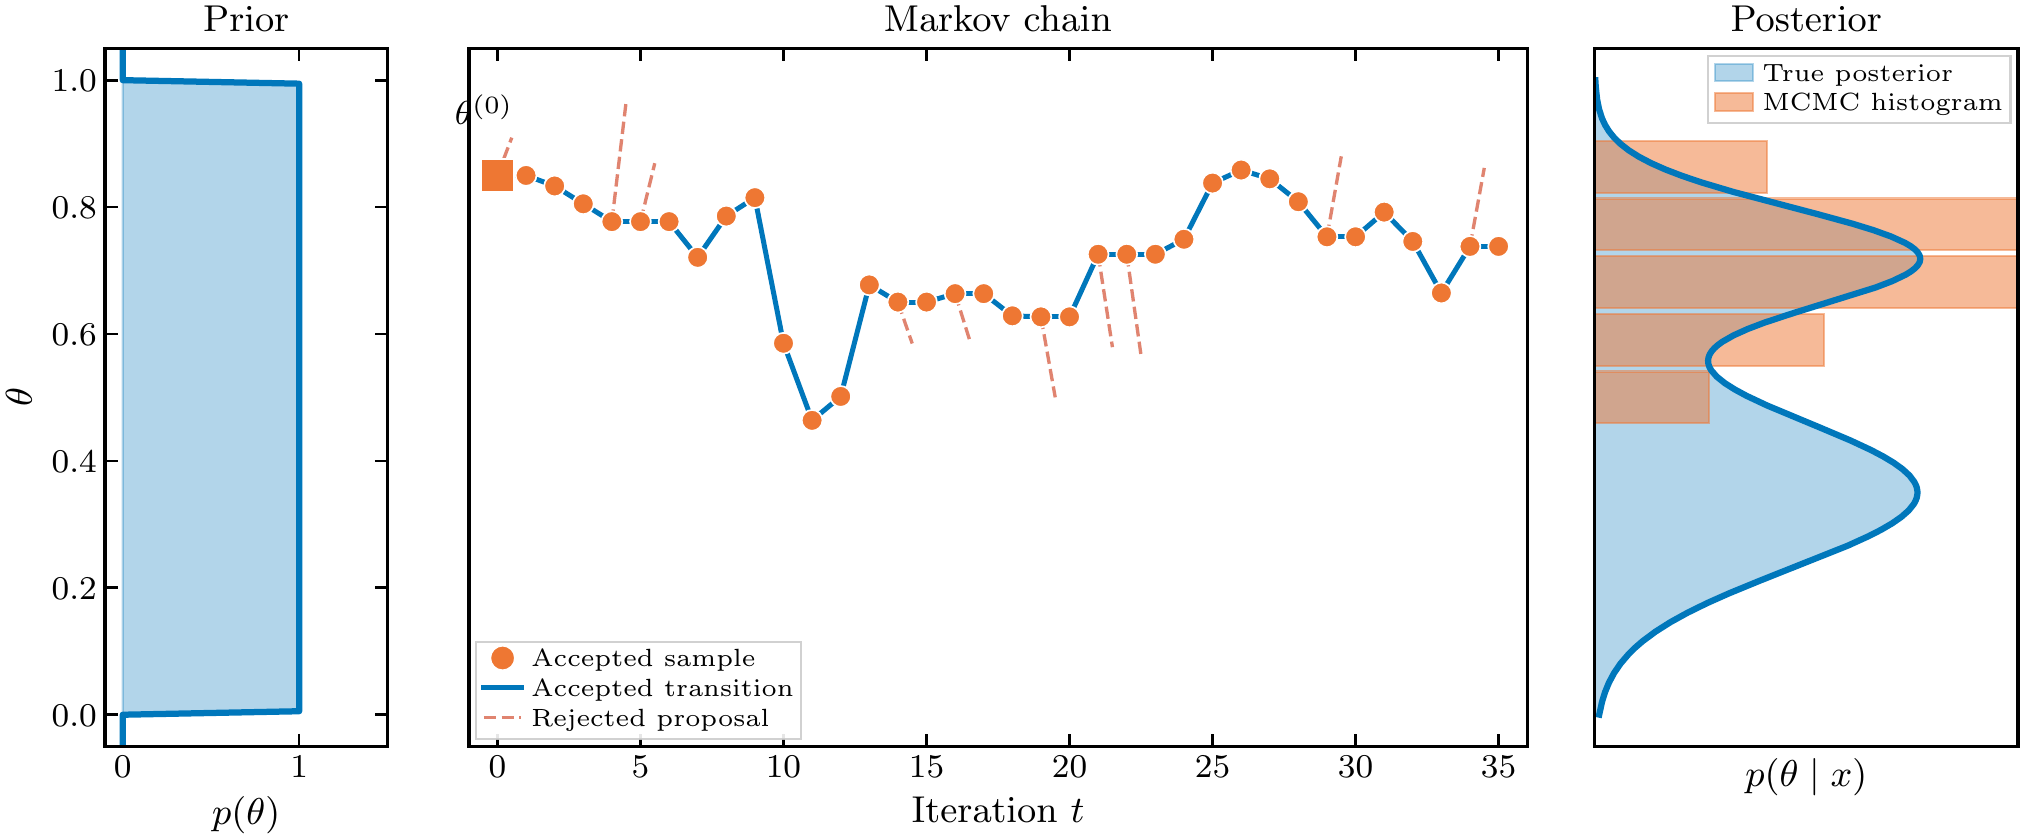

Python code for this plot:
"""
Metropolis-Hastings algorithm illustration.

Shows the key components of MH:
- Prior distribution (left)
- Chain evolution with accepted/rejected proposals (center)
- Resulting posterior samples forming a histogram (right)
"""

import numpy as np
import matplotlib.pyplot as plt
from pathlib import Path
from scipy import stats

# Load the publication style
plt.style.use(Path("~/.claude/skills/matplotlib-publication/matplotlibrc").expanduser())

# Column widths (inches)
SINGLE_COL = 3.25
DOUBLE_COL = 6.75

# Colorblind-friendly Tol Vibrant palette
COLORS = {
    'blue': '#0077BB',
    'orange': '#EE7733',
    'teal': '#009988',
    'red': '#CC3311',
    'magenta': '#EE3377',
    'gray': '#BBBBBB',
    'cyan': '#33BBEE',
    'purple': '#AA3377',
}

np.random.seed(42)

# ============================================
# Define target posterior (unnormalized)
# ============================================

# Target: a skewed distribution (mixture of Gaussians)
def log_posterior(theta):
    """Log of unnormalized posterior density."""
    # Mixture of two Gaussians centered at 0.3 and 0.7
    p1 = 0.6 * stats.norm.pdf(theta, 0.35, 0.12)
    p2 = 0.4 * stats.norm.pdf(theta, 0.72, 0.08)
    return np.log(p1 + p2 + 1e-10)

def posterior(theta):
    """Unnormalized posterior density."""
    p1 = 0.6 * stats.norm.pdf(theta, 0.35, 0.12)
    p2 = 0.4 * stats.norm.pdf(theta, 0.72, 0.08)
    return p1 + p2

# Prior: uniform on [0, 1]
prior_lb = 0.0
prior_ub = 1.0

# ============================================
# Run Metropolis-Hastings
# ============================================

def metropolis_hastings(n_steps, step_size=0.1, start=0.8):
    """Run MH with Gaussian proposals, tracking accepts/rejects."""
    samples = [start]
    proposals = []  # (from_theta, to_theta, accepted)
    current = start

    for _ in range(n_steps):
        # Propose
        proposal = current + np.random.randn() * step_size

        # Reflect at boundaries for uniform prior
        if proposal < prior_lb:
            proposal = prior_lb + (prior_lb - proposal)
        if proposal > prior_ub:
            proposal = prior_ub - (proposal - prior_ub)
        proposal = np.clip(proposal, prior_lb, prior_ub)

        # Accept/reject
        log_ratio = log_posterior(proposal) - log_posterior(current)
        accepted = np.log(np.random.rand()) < log_ratio

        proposals.append((current, proposal, accepted))

        if accepted:
            current = proposal
        samples.append(current)

    return np.array(samples), proposals

# Run chain
n_steps = 35
samples, proposals = metropolis_hastings(n_steps, step_size=0.12, start=0.85)

# ============================================
# Create figure
# ============================================

fig = plt.figure(figsize=(DOUBLE_COL, 2.8), constrained_layout=True)

# Create grid: prior (narrow) | chain (wide) | posterior (narrow)
gs = fig.add_gridspec(1, 3, width_ratios=[0.8, 3, 1.2], wspace=0.1)

ax_prior = fig.add_subplot(gs[0])
ax_chain = fig.add_subplot(gs[1])
ax_post = fig.add_subplot(gs[2])

# ============================================
# Left panel: Prior distribution
# ============================================

theta_grid = np.linspace(-0.05, 1.05, 200)
prior_density = np.where((theta_grid >= prior_lb) & (theta_grid <= prior_ub), 1.0, 0.0)

ax_prior.fill_betweenx(theta_grid, 0, prior_density, alpha=0.3, color=COLORS['blue'])
ax_prior.plot(prior_density, theta_grid, color=COLORS['blue'], linewidth=1.5)

ax_prior.set_ylim(prior_lb - 0.05, prior_ub + 0.05)
ax_prior.set_xlim(-0.1, 1.5)
ax_prior.set_ylabel(r'$\theta$')
ax_prior.set_xlabel(r'$p(\theta)$')
ax_prior.set_title('Prior')
ax_prior.set_xticks([0, 1])

# ============================================
# Middle panel: Chain evolution
# ============================================

iterations = np.arange(len(samples))

# Draw accepted transitions (solid) and rejected proposals (dashed)
for i, (from_theta, to_theta, accepted) in enumerate(proposals):
    if accepted:
        # Solid line for accepted move
        ax_chain.plot([i, i+1], [from_theta, to_theta],
                     color=COLORS['blue'], linewidth=1.2, zorder=2)
    else:
        # Dashed line showing rejected proposal
        ax_chain.plot([i, i+0.5], [from_theta, to_theta],
                     color=COLORS['red'], linewidth=0.8, linestyle='--', alpha=0.6, zorder=1)
        # Solid line staying in place
        ax_chain.plot([i, i+1], [from_theta, from_theta],
                     color=COLORS['blue'], linewidth=1.2, zorder=2)

# Draw sample points
ax_chain.scatter(iterations, samples, s=25, c=COLORS['orange'],
                zorder=5, edgecolors='white', linewidths=0.4)

# Mark initial sample
ax_chain.scatter([0], [samples[0]], s=60, c=COLORS['orange'],
                marker='s', zorder=6, edgecolors='white', linewidths=0.5)
ax_chain.annotate(r'$\theta^{(0)}$', xy=(0, samples[0]), xytext=(-0.5, samples[0] + 0.08),
                 fontsize=8, ha='center')

ax_chain.set_xlim(-1, n_steps + 1)
ax_chain.set_ylim(prior_lb - 0.05, prior_ub + 0.05)
ax_chain.set_xlabel('Iteration $t$')
ax_chain.set_title('Markov chain')
ax_chain.set_yticks([])

# Add legend for chain panel
from matplotlib.patches import Patch
from matplotlib.lines import Line2D
chain_legend = [
    Line2D([0], [0], marker='o', color='w', markerfacecolor=COLORS['orange'],
           markersize=6, label='Accepted sample'),
    Line2D([0], [0], color=COLORS['blue'], linewidth=1.2, label='Accepted transition'),
    Line2D([0], [0], color=COLORS['red'], linewidth=0.8, linestyle='--',
           alpha=0.6, label='Rejected proposal'),
]
ax_chain.legend(handles=chain_legend, loc='lower left', fontsize=6)

# ============================================
# Right panel: Posterior distribution
# ============================================

# Compute true posterior for comparison
theta_fine = np.linspace(prior_lb, prior_ub, 200)
post_density = posterior(theta_fine)
post_density = post_density / np.trapz(post_density, theta_fine)  # Normalize

# Plot true posterior
ax_post.fill_betweenx(theta_fine, 0, post_density, alpha=0.3, color=COLORS['blue'])
ax_post.plot(post_density, theta_fine, color=COLORS['blue'], linewidth=1.5, label=r'$p(\theta \mid x)$')

# Plot histogram of samples (rotated)
# Use only samples after brief burn-in
burn_in = 5
hist_samples = samples[burn_in:]
bins = np.linspace(prior_lb, prior_ub, 12)
counts, bin_edges = np.histogram(hist_samples, bins=bins, density=True)

# Draw histogram as horizontal bars
bar_height = bin_edges[1] - bin_edges[0]
bar_centers = 0.5 * (bin_edges[:-1] + bin_edges[1:])
ax_post.barh(bar_centers, counts, height=bar_height * 0.9,
            alpha=0.5, color=COLORS['orange'], edgecolor=COLORS['orange'], linewidth=0.5)

ax_post.set_ylim(prior_lb - 0.05, prior_ub + 0.05)
ax_post.set_xlim(0, max(post_density) * 1.3)
ax_post.set_xlabel(r'$p(\theta \mid x)$')
ax_post.set_title('Posterior')
ax_post.set_yticks([])
ax_post.set_xticks([])

# Add legend
legend_elements = [
    Patch(facecolor=COLORS['blue'], alpha=0.3, edgecolor=COLORS['blue'], label='True posterior'),
    Patch(facecolor=COLORS['orange'], alpha=0.5, edgecolor=COLORS['orange'], label='MCMC histogram'),
]
ax_post.legend(handles=legend_elements, loc='upper right', fontsize=6)

# Save
fig.savefig('metropolis_hastings_illustration.pdf')
print("Saved metropolis_hastings_illustration.pdf")
